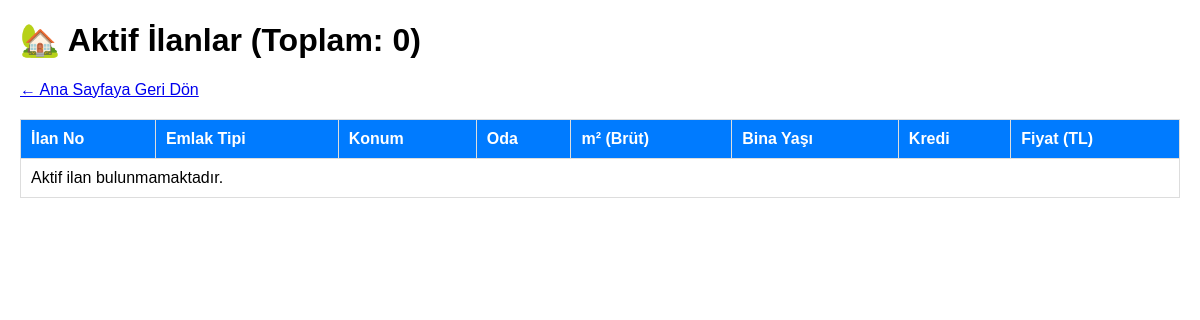
Before: /ilanlar/ (signed in) with the older database file.
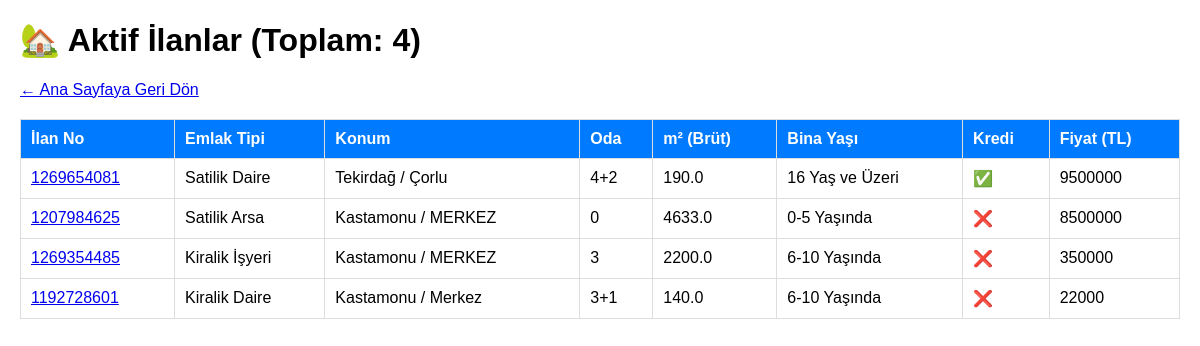
After: the same page with the newer database file.
### emlak/models/ilan.py (models this page shows, shortened)
class Ilan(models.Model):
    ilan_no = models.CharField(max_length=20, unique=True, verbose_name="İlan No", blank=True, null=True)
    baslik = models.CharField(max_length=150, verbose_name="İlan Başlığı")
    isitma = models.CharField(max_length=30, choices=ISITMA_SECENEKLERI, default='Yok', verbose_name="Isıtma Tipi")
    otopark = models.CharField(max_length=30, choices=OTOPARK_SECENEKLERI, default='Yok', verbose_name="Otopark")
    mutfak = models.CharField(max_length=30, choices=MUTFAK_SECENEKLERI, default='Kapali', verbose_name="Mutfak Tipi") # Varsayılan mutfak tipi
    yayindan_kaldirma_tarihi = models.DateTimeField(null=True, blank=True, verbose_name="Yayından Kaldırma Tarihi")
    emlak_tipi = models.CharField(max_length=20, choices=EMLAK_TIPI_SECENEKLERI, verbose_name="Emlak Tipi")
    il = models.CharField(max_length=50)
    ilce = models.CharField(max_length=50)
    tam_adres = models.TextField(verbose_name="Tam Adres/Sokak/Bina No", null=True, blank=True)
    imar_durumu = models.CharField(max_length=50, null=True, blank=True, verbose_name="İmar Durumu")
    ada_no = models.CharField(max_length=20, null=True, blank=True, verbose_name="Ada No")
    parsel_no = models.CharField(max_length=20, null=True, blank=True, verbose_name="Parsel No")
    pafta_no = models.CharField(max_length=20, null=True, blank=True, verbose_name="Pafta No")
    kaks_emsal = models.CharField(max_length=20, null=True, blank=True, verbose_name="Kaks (Emsal)")
    gabari = models.CharField(max_length=20, null=True, blank=True, verbose_name="Gabari")
    mahalle = models.CharField(max_length=100, verbose_name="Mahalle/Semt")
    oda_sayisi = models.CharField(max_length=10, verbose_name="Oda Sayısı")
    brut_alan = models.DecimalField(max_digits=6, decimal_places=1, verbose_name="Brüt Alan (m²)")
    net_alan = models.DecimalField(max_digits=6, decimal_places=1, verbose_name="Net Alan (m²)")
    bina_yasi = models.CharField(max_length=10, choices=BINA_YASI_SECENEKLERI, verbose_name="Bina Yaşı")
    bulundugu_kat = models.IntegerField(verbose_name="Bulunduğu Kat")
    kat_sayisi = models.IntegerField(verbose_name="Toplam Kat Sayısı")
    banyo_sayisi = models.IntegerField(default=1, verbose_name="Banyo Sayısı")
    krediye_uygun = models.BooleanField(default=False, verbose_name="Krediye Uygun")
    site_icerisinde = models.BooleanField(default=False, verbose_name="Site İçerisinde")
    site_adi = models.CharField(max_length=100, blank=True, null=True)
    asansor = models.BooleanField(default=False)
    balkon = models.BooleanField(default=False)
    esyali = models.BooleanField(default=False, verbose_name="Eşyalı")
    kullanım_durumu = models.CharField(max_length=20, default='Boş', verbose_name="Kullanım Durumu")
    takas = models.BooleanField(default=False)
    aidat_tl = models.IntegerField(null=True, blank=True, verbose_name="Aidat (TL)")
    fiyat = models.BigIntegerField()
    durum = models.CharField(max_length=25, default='Aktif', choices=DURUM_SECENEKLERI)
    tapu_durumu = models.CharField(max_length=30, choices=TAPU_DURUMU_SECENEKLERI, verbose_name="Tapu Durumu")
    kayit_tarihi = models.DateTimeField(
        default=timezone.now, # <<< DİKKAT: PARANTEZSİZ!
        verbose_name="Kayıt Tarihi"
    )
    son_guncelleme_tarihi = models.DateTimeField(
        auto_now=True,
        verbose_name="Son Güncellenme Tarihi"
    )
    yayindan_kaldirma_tarihi = models.DateTimeField(null=True, blank=True, verbose_name="Yayından Kaldırma Tarihi")
    mulk_sahibi = models.ForeignKey(
        Musteri,
        on_delete=models.SET_NULL,
        null=True,
        blank=True,
        related_name='ilanlarim',
        verbose_name='Mülk Sahibi'
    )
    class Meta:
        verbose_name = "İlan"
        verbose_name_plural = "İlanlar"

### emlak/views.py (the view)
# urls.py: path('ilanlar/', views.ilan_listesi, name='ilan_listesi'),
@login_required
def ilan_listesi(request):
    aktif_ilanlar = Ilan.objects.filter(durum='Aktif').order_by('-fiyat')
    context = {'aktif_ilanlar': aktif_ilanlar}
    return render(request, 'emlak/ilan_listesi.html', context)

### emlak/templates/emlak/ilan_listesi.html (shortened to what this page needs)
<!DOCTYPE html>
<html lang="tr">
<head>
</head>
<body>
    <h1>🏡 Aktif İlanlar (Toplam: {{ aktif_ilanlar.count }})</h1>
    <p><a href="{% url 'ana_sayfa' %}">← Ana Sayfaya Geri Dön</a></p>
    <table>
        <thead>
            <tr>
                <th>İlan No</th>
                <th>Emlak Tipi</th>
                <th>Konum</th>
                <th>Oda</th>
                <th>m² (Brüt)</th>
                <th>Bina Yaşı</th>
                <th>Kredi</th>
                <th>Fiyat (TL)</th>
            </tr>
        </thead>
        <tbody>
            {% for ilan in aktif_ilanlar %}
            <tr>
                <td><a href="{% url 'ilan_detay' pk=ilan.pk %}">{{ ilan.ilan_no }}</a></td>
                <td>{{ ilan.get_emlak_tipi_display }}</td>
                <td>{{ ilan.il }} / {{ ilan.ilce }}</td>
                <td>{{ ilan.oda_sayisi }}</td>
                <td>{{ ilan.brut_alan|default:"-" }}</td>
                <td>{{ ilan.get_bina_yasi_display|default:"-" }}</td>
                <td>{% if ilan.krediye_uygun %}✅{% else %}❌{% endif %}</td>
                <td>{{ ilan.fiyat|floatformat:0|default:"Belirtilmemiş" }}</td>
            </tr>
            {% empty %}
            <tr>
                <td colspan="8">Aktif ilan bulunmamaktadır.</td>
            </tr>
            {% endfor %}
        </tbody>
    </table>
</body>
</html>

Changed rows visible on the page:
added Ilan: ilan_no "1269654081", emlak_tipi "Satilik Daire", il "Tekirdağ", ilce "Çorlu", oda_sayisi "4+2", brut_alan "190.0", bina_yasi "16 Yaş ve Üzeri", fiyat "9500000"
added Ilan: ilan_no "1207984625", emlak_tipi "Satilik Arsa", il "Kastamonu", ilce "MERKEZ", oda_sayisi "0", brut_alan "4633.0", bina_yasi "0-5 Yaşında", fiyat "8500000"
added Ilan: ilan_no "1269354485", emlak_tipi "Kiralik İşyeri", il "Kastamonu", ilce "MERKEZ", oda_sayisi "3", brut_alan "2200.0", bina_yasi "6-10 Yaşında", fiyat "350000"
added Ilan: ilan_no "1192728601", emlak_tipi "Kiralik Daire", il "Kastamonu", ilce "Merkez", oda_sayisi "3+1", brut_alan "140.0", bina_yasi "6-10 Yaşında", fiyat "22000"
Other visible differences:
{{ aktif_ilanlar.count }}: "0" → "4"
text no longer shown: "Aktif ilan bulunmamaktadır."
